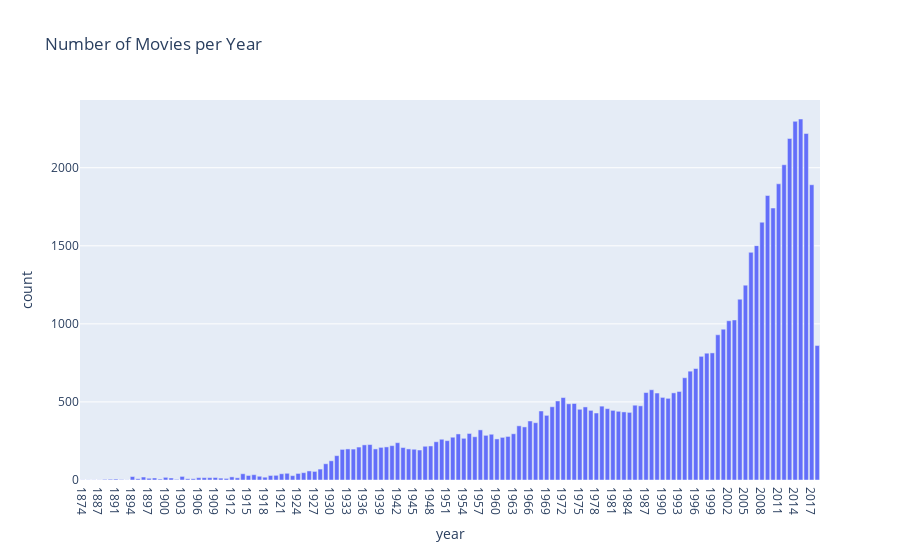

This figure's notebook cell:
### Markdown cell above
d) Gör en plot över årtal och antalet filmer representerade i datasetet.

### Code cell
import plotly.express as px


movies_year = df_movies
movies_year["year"] = df_movies["title"].str.extract(
    r"\((\d{4})\)"
)
# extracting digits from within parenthesis.
# Idea taken from Philip: https://github.com/Canesp/Machine-learning-Philip-de-Canesie/blob/main/Lab/recommend.ipynb

movies_per_year = movies_year.groupby("year").size().reset_index(name="count")

fig = px.bar(movies_per_year, x="year", y="count", title="Number of Movies per Year")
fig.show()

### Figure 1 — Plotly figure (JSON) as saved in the notebook; plotly's stock layout.template omitted (floating-point values rounded to 4 significant figures; data arrays with more than 128 entries replaced by an {"elided": "..."} marker saying what was removed)
{"data": [{"alignmentgroup": "True", "hovertemplate": "year=%{x}<br>count=%{y}<extra></extra>", "legendgroup": "", "marker": {"color": "#636efa", "pattern": {"shape": ""}}, "name": "", "offsetgroup": "", "orientation": "v", "showlegend": false, "textposition": "auto", "type": "bar", "x": {"elided": "134 str values"}, "xaxis": "x", "y": {"elided": "134 int values"}, "yaxis": "y"}], "layout": {"barmode": "relative", "legend": {"tracegroupgap": 0}, "title": {"text": "Number of Movies per Year"}, "xaxis": {"anchor": "y", "domain": [0, 1], "title": {"text": "year"}}, "yaxis": {"anchor": "x", "domain": [0, 1], "title": {"text": "count"}}}}
